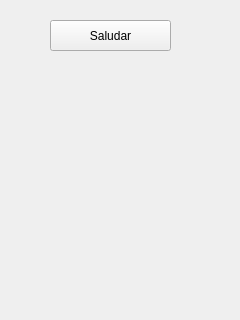
<?xml version="1.0" encoding="UTF-8"?>
<ui version="4.0">
 <class>wPrueba</class>
 <widget class="QWidget" name="wPrueba">
  <property name="geometry">
   <rect>
    <x>0</x>
    <y>0</y>
    <width>240</width>
    <height>320</height>
   </rect>
  </property>
  <property name="windowTitle">
   <string>Form</string>
  </property>
  <widget class="QPushButton" name="btn_saludar">
   <property name="geometry">
    <rect>
     <x>50</x>
     <y>20</y>
     <width>121</width>
     <height>31</height>
    </rect>
   </property>
   <property name="text">
    <string>Saludar</string>
   </property>
  </widget>
 </widget>
 <resources/>
 <connections/>
</ui>
